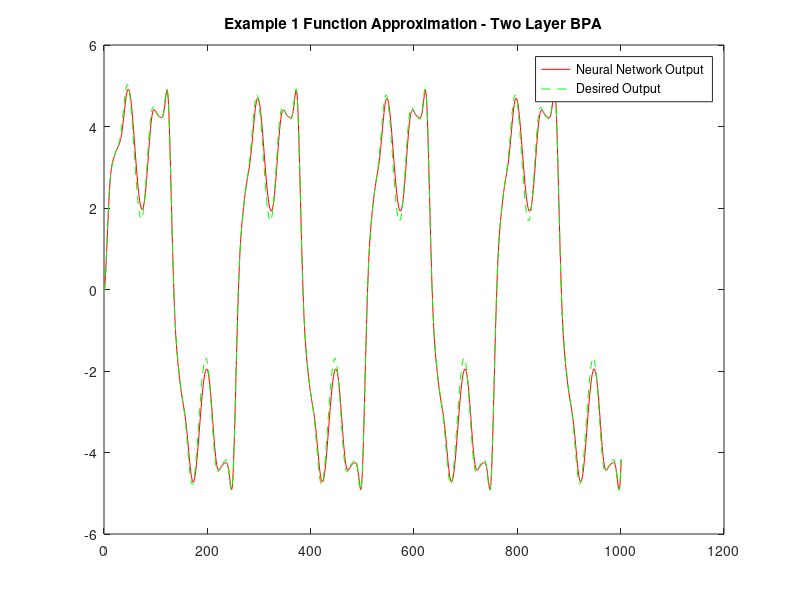

Write the MATLAB code that produced this figure.
clc;close all;clear all;
a = 1; b = 1;
m0 = 1;
m1 = 20;
m2 = 10;
m3 = 1;
w1 = 0.2*rand(m1,m0+1);%20 x 3
w2 = 0.2*rand(m2,m1+1);%10 x 21
w3 = 0.2*rand(m3,m2+1);%1 x 11
eta1 = 0.1;

for k=1:49998
    if (k<=10000)
    
        u = -1 + 2.*rand(1);
        p = [1;u];
          
        %FORWARD PASS
        v1 = w1*p;%20 x 1 
        phi_v1 = a*tanh(b*v1); %20 x 1
        y1_k = [1 ; phi_v1];%21 x 1
        v2 = w2*y1_k; %10 x 1
        phi_v2 = a*tanh(b*v2);
        %linear activation function
        y2_k = [1 ; phi_v2];%11 x 1
        v3 = w3*y2_k; %1 x 1
        y3 = v3 ;
        E = 0.6*sin(pi*u) + 0.3*sin(3*pi*u) + 0.1*sin(5*pi*u)- y3;
        phi_v3_diff = 1;
        phi_v2_diff = a*(1 - phi_v2.^2); %10 x 1
        phi_v1_diff = a*(1 - phi_v1.^2); % 20 x 1
   
        %BACKWARD PASS
    
        delta3 = E.*phi_v3_diff; % 1 x 1   
        delta_w3 = eta1.*delta3*(y2_k)'; % 1 x 11
        delta2 = (w3(2:length(w3))'.*delta3).*(phi_v2_diff); 
        delta_w2 = eta1.*delta2*(y1_k)';
        delta1 = (w2(:,2:length(w2))'*delta2).*(phi_v1_diff);
        delta_w1 = eta1.*delta1*(p)';
        
        %ERROR CALCULATION AND WEIGHT UPDATION
        
        w1 = w1 + delta_w1;
        w2 = w2 + delta_w2;
        w3 = w3 + delta_w3;
    end
end

yp = [0;0];
ym = [0;0];

for k = 1:1000
    
        u = sin(2*pi*k/250);
        p = [1;u];

        y1 = 0.3*yp(end) + 0.6*yp(end-1) +0.6*sin(pi*u) + 0.3*sin(3*pi*u) + 0.1*sin(5*pi*u);
        
        %FORWARD PASS
        v1 = w1*p;%20 x 1 
        phi_v1 = a*tanh(b*v1); %20 x 1
        y1_k = [1 ; phi_v1];%21 x 1
        v2 = w2*y1_k; %10 x 1
        phi_v2 = a*tanh(b*v2);
        %linear activation function
        y2_k = [1 ; phi_v2];%11 x 1
        v3 = w3*y2_k; %1 x 1
        y2 = (v3)+ 0.3*yp(end) + 0.6*yp(end-1);
        
        yp = [yp;y1];
        ym = [ym;y2];

end
K = 0:1001;
figure;
plot(K,ym,'-r',K,yp,'--g')
legend('Neural Network Output', 'Desired Output');
title('Example 1 Function Approximation - Two Layer BPA');
g=var(yp(3:end)-ym(3:end));
h=var(yp(3:end));
disp(g)
disp(h)
perf=(1-(g/h))*100;
disp(perf)
mse = sum((yp(3:end)-ym(3:end)).^2)/(length(yp(3:end)));
disp(mse);